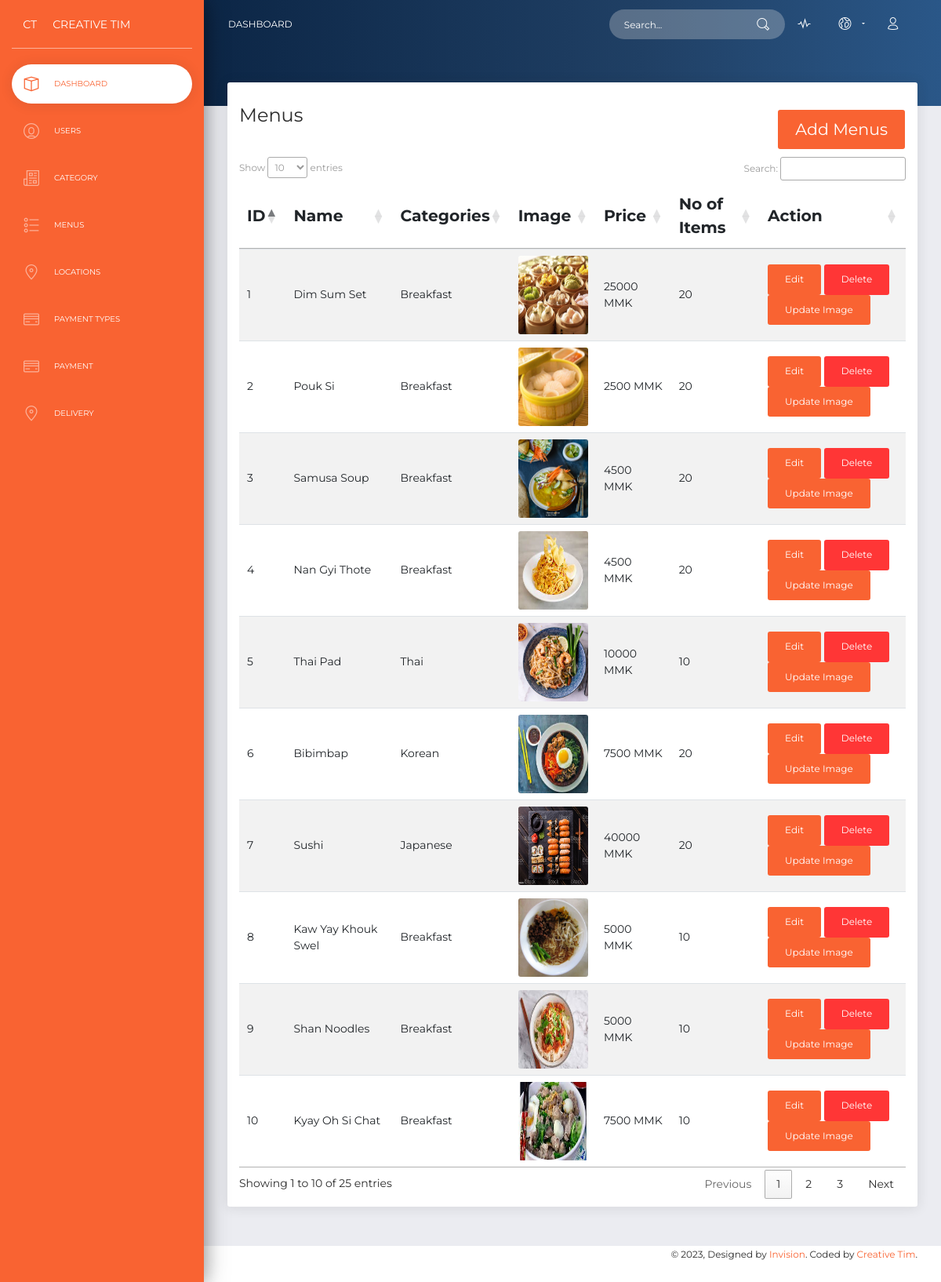
Page /admin/menus.php on the committed database.
### tables this page shows
CREATE TABLE `menus` (
  `id` int NOT NULL,
  `menu_name` varchar(255) NOT NULL,
  `noofitems` int NOT NULL,
  `image` text NOT NULL,
  `category_id` int NOT NULL,
  `price` float NOT NULL,
  `deleted_at` int NOT NULL DEFAULT '0'
);

CREATE TABLE `categories` (
  `id` int NOT NULL,
  `category_name` varchar(255) NOT NULL,
  `deleted_at` int NOT NULL DEFAULT '0'
);

### admin/menus.php (the view, shortened to what this page needs)
<?php
    include_once('header.php');
    $select_menus = "SELECT *, m.id AS menu_id FROM menus m, categories c
                     WHERE m.deleted_at = 0 AND m.category_id = c.id
                     ORDER BY m.id DESC";
    $select_menus_query = mysqli_query($connect,$select_menus);
    $count_menus = mysqli_num_rows($select_menus_query);
    $target_dir = "../storage/menus/";
?>
      <div class="panel-header panel-header-sm">
      </div>
      <div class="content">
        <div class="row">
          <div class="col-md-12">
            <div class="card">
              <div class="card-header">
                <h4 class="card-title addbtn">Menus <button class="btn btn-primary float-right" data-toggle="modal" data-target="#addModal">Add Menus</button></h4>
              </div>
              <div class="card-body">
                    <table class="table table-hover table-striped" id="menu-list">
                        <thead>
                            <th>ID</th>
                            <th>Name</th>
                            <th>Categories</th>
                            <th>Image</th>
                            <th>Price</th>
                            <th>No of Items</th>
                            <th width="30%">Action</th>
                        </thead>
                        <tbody>
                        <?php
                            if($count_menus > 0)
                            {
                                for ($i=1; $i <= $count_menus; $i++) {
                                    $row_menu = mysqli_fetch_assoc($select_menus_query);
                                ?>
                            <tr>
                                <td><?php echo $i; ?></td>
                                <td><?php echo $row_menu['menu_name']; ?></td>
                                <td><?php echo $row_menu['category_name']; ?></td>
                                <td><img src="<?php echo $target_dir .$row_menu['image']; ?>" alt="<?php echo $row_menu['image']; ?>" width="100px" height="100px"></td>
                                <td><?php echo $row_menu['price']; ?> MMK</td>
                                <td><?php echo $row_menu['noofitems']; ?></td>
                                <td>
                                    <div class="flex">
                                        <button class="btn btn-primary editbtn" data-toggle="modal" data-target="#editModal" data-edit-menu='<?php echo json_encode($row_menu); ?>'>Edit</button>
                                        <button class="btn btn-danger deletebtn" data-toggle="modal" data-target="#deleteModal" data-id="<?php echo $row_menu['menu_id']; ?>">Delete</button>
                                        <button class="btn btn-primary editimagebtn" data-toggle="modal" data-target="#editimageModal" data-editimg-menu="<?php echo json_encode($row_menu); ?>">Update Image</button>
                                    </div>
                                </td>
                            </tr>
                            <?php
                                }
                            }
                            ?>
                        </tbody>
                        </table>
                    </div>
                </div>
            </div>
        </div>
    </div>
</div>
</div>
<?php
    include_once('footer.php');
?>

### rows in the picture
menus: menu_name "Dim Sum Set", category.category_name "Breakfast", image (picture), price "25000", noofitems "20"
menus: menu_name "Pouk Si", category.category_name "Breakfast", image (picture), price "2500", noofitems "20"
menus: menu_name "Samusa Soup", category.category_name "Breakfast", image (picture), price "4500", noofitems "20"
menus: menu_name "Nan Gyi Thote", category.category_name "Breakfast", image (picture), price "4500", noofitems "20"
menus: menu_name "Thai Pad", category.category_name "Thai", image (picture), price "10000", noofitems "10"
menus: menu_name "Bibimbap", category.category_name "Korean", image (picture), price "7500", noofitems "20"
menus: menu_name "Sushi", category.category_name "Japanese", image (picture), price "40000", noofitems "20"
menus: menu_name "Kaw Yay Khouk Swel", category.category_name "Breakfast", image (picture), price "5000", noofitems "10"
menus: menu_name "Shan Noodles", category.category_name "Breakfast", image (picture), price "5000", noofitems "10"
menus: menu_name "Kyay Oh Si Chat", category.category_name "Breakfast", image (picture), price "7500", noofitems "10"
